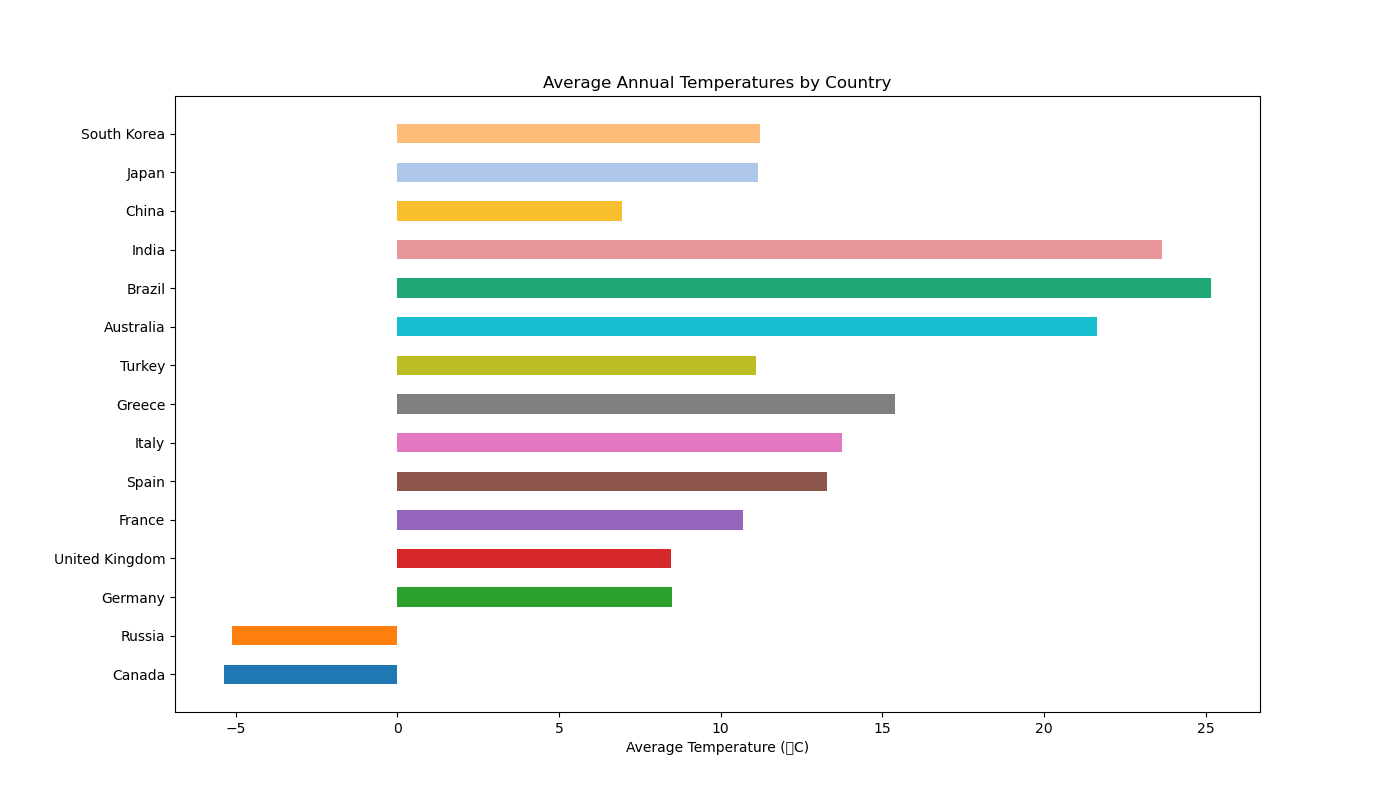

Recreate this plot in Python.

import matplotlib.pyplot as plt

# Data from the table above
countries = [
    'Canada', 'Russia', 'Germany', 'United Kingdom', 'France', 'Spain', 
    'Italy', 'Greece', 'Turkey', 'Australia', 'Brazil', 'India', 
    'China', 'Japan', 'South Korea'
]

average_temperatures = [
    -5.35, -5.1, 8.5, 8.45, 10.7, 13.3, 13.75, 15.4, 11.1, 
    21.65, 25.15, 23.65, 6.95, 11.15, 11.2
]

# Modify the color scheme, width of bars, and size of the chart
colors = [
    '#1f77b4', '#ff7f0e', '#2ca02c', '#d62728', '#9467bd',
    '#8c564b', '#e377c2', '#7f7f7f', '#bcbd22', '#17becf',
    '#1fa774', '#e7969c', '#f9be2d', '#aec7e8', '#ffbb78'
]

# Set the figure size for better clarity or visual appeal
plt.figure(figsize=(14, 8))

# Change the direction of the chart from vertical to horizontal
plt.barh(countries, average_temperatures, color=colors, height=0.5)

# Add labels and title to the chart
plt.xlabel('Average Temperature (°C)')
plt.title('Average Annual Temperatures by Country')

# Display the chart
plt.show()
